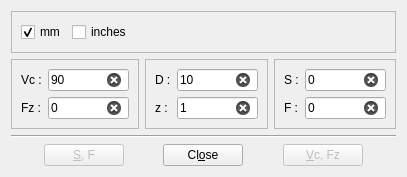
<?xml version="1.0" encoding="UTF-8"?>
<ui version="4.0">
 <class>FeedsDialog</class>
 <widget class="QDialog" name="FeedsDialog">
  <property name="geometry">
   <rect>
    <x>0</x>
    <y>0</y>
    <width>407</width>
    <height>177</height>
   </rect>
  </property>
  <property name="windowTitle">
   <string>Dialog</string>
  </property>
  <layout class="QVBoxLayout" name="verticalLayout">
   <item>
    <widget class="QFrame" name="frame">
     <property name="frameShape">
      <enum>QFrame::StyledPanel</enum>
     </property>
     <property name="frameShadow">
      <enum>QFrame::Raised</enum>
     </property>
     <layout class="QGridLayout" name="gridLayout_4">
      <item row="0" column="0">
       <widget class="QCheckBox" name="mmCheckBox">
        <property name="text">
         <string>mm</string>
        </property>
        <property name="checked">
         <bool>true</bool>
        </property>
        <property name="autoExclusive">
         <bool>true</bool>
        </property>
       </widget>
      </item>
      <item row="0" column="1">
       <widget class="QCheckBox" name="inchCheckBox">
        <property name="text">
         <string>inches</string>
        </property>
        <property name="autoExclusive">
         <bool>true</bool>
        </property>
       </widget>
      </item>
      <item row="0" column="2">
       <spacer name="horizontalSpacer_5">
        <property name="orientation">
         <enum>Qt::Horizontal</enum>
        </property>
        <property name="sizeHint" stdset="0">
         <size>
          <width>40</width>
          <height>20</height>
         </size>
        </property>
       </spacer>
      </item>
     </layout>
    </widget>
   </item>
   <item>
    <layout class="QHBoxLayout" name="horizontalLayout_3">
     <item>
      <widget class="QFrame" name="frame_2">
       <property name="frameShape">
        <enum>QFrame::StyledPanel</enum>
       </property>
       <property name="frameShadow">
        <enum>QFrame::Raised</enum>
       </property>
       <layout class="QGridLayout" name="gridLayout_5">
        <item row="0" column="1">
         <widget class="QLineEdit" name="vcInput">
          <property name="text">
           <string>90</string>
          </property>
          <property name="maxLength">
           <number>4</number>
          </property>
          <property name="dragEnabled">
           <bool>true</bool>
          </property>
          <property name="clearButtonEnabled">
           <bool>true</bool>
          </property>
         </widget>
        </item>
        <item row="0" column="0">
         <widget class="QLabel" name="label">
          <property name="toolTip">
           <string>Cutting speed</string>
          </property>
          <property name="text">
           <string>Vc :</string>
          </property>
         </widget>
        </item>
        <item row="1" column="0">
         <widget class="QLabel" name="label_2">
          <property name="toolTip">
           <string>Feed per tooth</string>
          </property>
          <property name="text">
           <string>Fz :</string>
          </property>
         </widget>
        </item>
        <item row="1" column="1">
         <widget class="QLineEdit" name="fzInput">
          <property name="text">
           <string>0</string>
          </property>
          <property name="maxLength">
           <number>8</number>
          </property>
          <property name="dragEnabled">
           <bool>true</bool>
          </property>
          <property name="clearButtonEnabled">
           <bool>true</bool>
          </property>
         </widget>
        </item>
       </layout>
      </widget>
     </item>
     <item>
      <widget class="QFrame" name="frame_3">
       <property name="frameShape">
        <enum>QFrame::StyledPanel</enum>
       </property>
       <property name="frameShadow">
        <enum>QFrame::Raised</enum>
       </property>
       <layout class="QGridLayout" name="gridLayout_6">
        <item row="0" column="0">
         <widget class="QLabel" name="label_5">
          <property name="toolTip">
           <string>Tool diameter</string>
          </property>
          <property name="text">
           <string>D :</string>
          </property>
         </widget>
        </item>
        <item row="0" column="1">
         <widget class="QLineEdit" name="dInput">
          <property name="text">
           <string>10</string>
          </property>
          <property name="maxLength">
           <number>6</number>
          </property>
          <property name="dragEnabled">
           <bool>true</bool>
          </property>
          <property name="clearButtonEnabled">
           <bool>true</bool>
          </property>
         </widget>
        </item>
        <item row="1" column="0">
         <widget class="QLabel" name="label_6">
          <property name="toolTip">
           <string>Number of toot's</string>
          </property>
          <property name="text">
           <string>z :</string>
          </property>
         </widget>
        </item>
        <item row="1" column="1">
         <widget class="QLineEdit" name="zInput">
          <property name="text">
           <string>1</string>
          </property>
          <property name="maxLength">
           <number>3</number>
          </property>
          <property name="dragEnabled">
           <bool>true</bool>
          </property>
          <property name="clearButtonEnabled">
           <bool>true</bool>
          </property>
         </widget>
        </item>
       </layout>
      </widget>
     </item>
     <item>
      <widget class="QFrame" name="frame_4">
       <property name="frameShape">
        <enum>QFrame::StyledPanel</enum>
       </property>
       <property name="frameShadow">
        <enum>QFrame::Raised</enum>
       </property>
       <layout class="QGridLayout" name="gridLayout_7">
        <item row="0" column="0">
         <widget class="QLabel" name="label_3">
          <property name="toolTip">
           <string>Spindle speed</string>
          </property>
          <property name="text">
           <string>S :</string>
          </property>
         </widget>
        </item>
        <item row="0" column="1">
         <widget class="QLineEdit" name="sInput">
          <property name="text">
           <string>0</string>
          </property>
          <property name="maxLength">
           <number>9</number>
          </property>
          <property name="dragEnabled">
           <bool>true</bool>
          </property>
          <property name="clearButtonEnabled">
           <bool>true</bool>
          </property>
         </widget>
        </item>
        <item row="1" column="1">
         <widget class="QLineEdit" name="fInput">
          <property name="text">
           <string>0</string>
          </property>
          <property name="maxLength">
           <number>9</number>
          </property>
          <property name="dragEnabled">
           <bool>true</bool>
          </property>
          <property name="clearButtonEnabled">
           <bool>true</bool>
          </property>
         </widget>
        </item>
        <item row="1" column="0">
         <widget class="QLabel" name="label_4">
          <property name="toolTip">
           <string>Table feed</string>
          </property>
          <property name="text">
           <string>F :</string>
          </property>
         </widget>
        </item>
       </layout>
      </widget>
     </item>
    </layout>
   </item>
   <item>
    <widget class="Line" name="line_2">
     <property name="orientation">
      <enum>Qt::Horizontal</enum>
     </property>
    </widget>
   </item>
   <item>
    <layout class="QHBoxLayout" name="horizontalLayout">
     <item>
      <spacer name="horizontalSpacer">
       <property name="orientation">
        <enum>Qt::Horizontal</enum>
       </property>
       <property name="sizeHint" stdset="0">
        <size>
         <width>40</width>
         <height>20</height>
        </size>
       </property>
      </spacer>
     </item>
     <item>
      <widget class="QPushButton" name="computeButton">
       <property name="enabled">
        <bool>false</bool>
       </property>
       <property name="toolTip">
        <string>Compute spindle speed and table feed</string>
       </property>
       <property name="text">
        <string>&amp;S, F</string>
       </property>
       <property name="icon">
        <iconset resource="application.qrc">
         <normaloff>:/images/funct.png</normaloff>:/images/funct.png</iconset>
       </property>
       <property name="autoDefault">
        <bool>false</bool>
       </property>
      </widget>
     </item>
     <item>
      <spacer name="horizontalSpacer_4">
       <property name="orientation">
        <enum>Qt::Horizontal</enum>
       </property>
       <property name="sizeHint" stdset="0">
        <size>
         <width>40</width>
         <height>20</height>
        </size>
       </property>
      </spacer>
     </item>
     <item>
      <widget class="QPushButton" name="closeButton">
       <property name="text">
        <string>Cl&amp;ose</string>
       </property>
       <property name="icon">
        <iconset resource="application.qrc">
         <normaloff>:/images/window-close.png</normaloff>:/images/window-close.png</iconset>
       </property>
       <property name="autoDefault">
        <bool>false</bool>
       </property>
      </widget>
     </item>
     <item>
      <spacer name="horizontalSpacer_3">
       <property name="orientation">
        <enum>Qt::Horizontal</enum>
       </property>
       <property name="sizeHint" stdset="0">
        <size>
         <width>40</width>
         <height>20</height>
        </size>
       </property>
      </spacer>
     </item>
     <item>
      <widget class="QPushButton" name="computeVcButton">
       <property name="enabled">
        <bool>false</bool>
       </property>
       <property name="toolTip">
        <string>Compute cutting speed and feed per tooth</string>
       </property>
       <property name="text">
        <string>&amp;Vc, Fz</string>
       </property>
       <property name="icon">
        <iconset resource="application.qrc">
         <normaloff>:/images/funct.png</normaloff>:/images/funct.png</iconset>
       </property>
       <property name="autoDefault">
        <bool>false</bool>
       </property>
      </widget>
     </item>
     <item>
      <spacer name="horizontalSpacer_2">
       <property name="orientation">
        <enum>Qt::Horizontal</enum>
       </property>
       <property name="sizeHint" stdset="0">
        <size>
         <width>40</width>
         <height>20</height>
        </size>
       </property>
      </spacer>
     </item>
    </layout>
   </item>
  </layout>
 </widget>
 <resources>
  <include location="../src-common/application.qrc"/>
 </resources>
 <connections/>
</ui>
